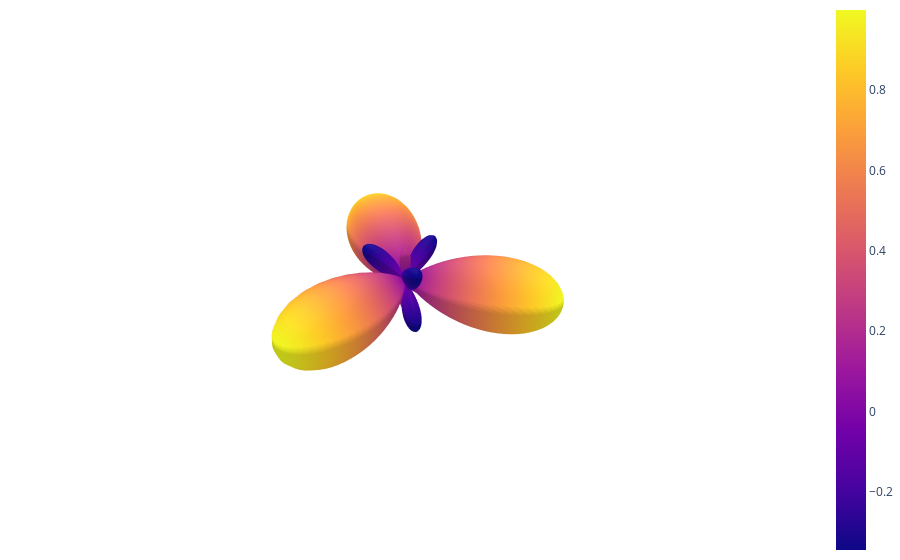

Notebook code for this chart:
### Code cell
visualize(sph.with_peaks_at(true_geometry, values=guess.norm(2, -1)).detach())

### Figure 1 — Plotly figure (JSON) as saved in the notebook; plotly's stock layout.template omitted (floating-point values rounded to 4 significant figures; data arrays with more than 128 entries replaced by an {"elided": "..."} marker saying what was removed)
{"data": [{"surfacecolor": {"elided": "100x100 float values"}, "type": "surface", "x": {"elided": "100x100 float values"}, "y": {"elided": "100x100 float values"}, "z": {"elided": "100x100 float values"}}], "layout": {"margin": {"b": 0, "l": 0, "r": 0, "t": 0}, "paper_bgcolor": "rgba(255,255,255,255)", "plot_bgcolor": "rgba(255,255,255,255)", "scene": {"aspectmode": "cube", "bgcolor": "rgba(255,255,255,255)", "camera": {"eye": {"x": 0.5, "y": 0.5, "z": 0.5}}, "xaxis": {"backgroundcolor": "rgba(255,255,255,255)", "range": [-2.5, 2.5], "showgrid": false, "showticklabels": false, "title": {"text": ""}, "zeroline": false}, "yaxis": {"backgroundcolor": "rgba(255,255,255,255)", "range": [-2.5, 2.5], "showgrid": false, "showticklabels": false, "title": {"text": ""}, "zeroline": false}, "zaxis": {"backgroundcolor": "rgba(255,255,255,255)", "range": [-2.5, 2.5], "showgrid": false, "showticklabels": false, "title": {"text": ""}, "zeroline": false}}}}
